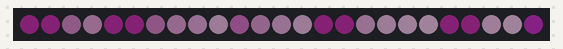
The program below on a simulated Raspberry Pi Pico running MicroPython. On the bench: 25 RGB LEDs in strip order, left to right. Dim RGB values are drawn brighter than linear; what the program prints to the serial console is not drawn.

Above: at 0.45 s.
At 5.25 s:
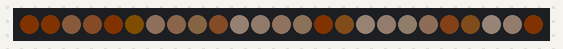
At 10.05 s:
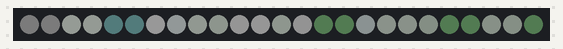
At 19.96 s:
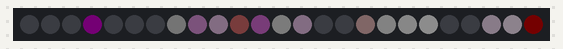
At 29.57 s:
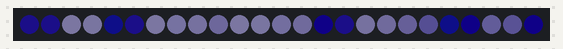
At 39.77 s:
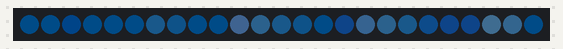

The program:

plasma.py
```python
"""
Demoscene plasma effect for Adafruit NeoPixel BFF 5x5 LED Grid

(c)2023/07 Krzysztof Krystian Jankowski
Homepage: https://smol.p1x.in/os/
"""
import machine
import utime
import _thread
import time
import neopixel
import math
import random

class Plasma():
    def __init__(self):
        self.pixels = neopixel.NeoPixel(machine.Pin(29),5*5)
        self.pixels.fill((0,0,0))
        self.pixels.write()
        self.hearth_bitmap = [
            0,1,1,0,0,
            1,1,1,1,0,
            0,1,1,1,1,
            1,1,1,1,0,
            0,1,1,0,0,
        ]
        print("Plasma initialized.")

    def plasma(self,zoom):
        time=0
        pow=0.1
        print("Press Ctrl+C to quit.\n")
        while True:
            try:
                for p in range(25):
                    x=p%5-2
                    y=p/5-2
                    c=math.sin(math.sin(x*zoom+math.cos(time*0.3)*13) + math.cos(y*zoom+math.sin(time*.2)*17))
                    c=(128+int(c*128))*pow
                    if self.hearth_bitmap[24-p]==0:
                        c=c*0.025
                    self.pixels[p]=(
                        int(c+5+math.sin(time*0.21)*5),
                        int(c+5+math.cos(1+time*0.33)*5),
                        int(c+5+math.sin(1+time*0.47)*5))
                self.pixels.write()
                time+=0.05
            except KeyboardInterrupt:
                break

    def run(self, argument=0.33):
        self.plasma(argument)

if __name__ == '__main__':
    plasma = Plasma()
    plasma.run()
```
